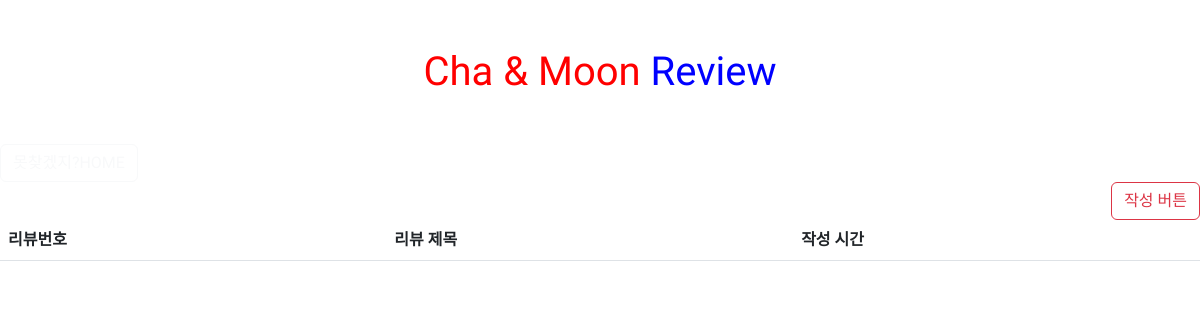
The app's page /, older data.
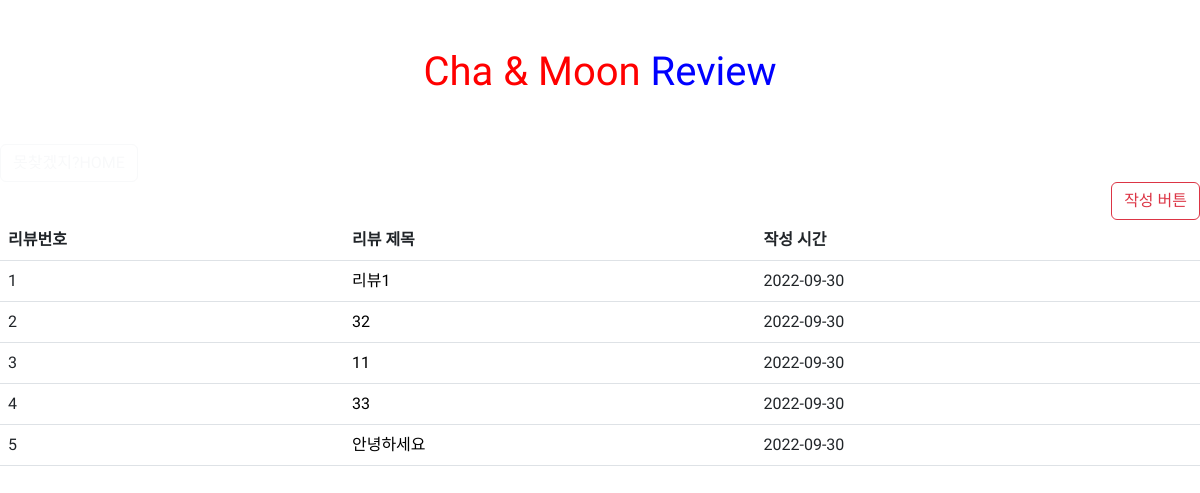
The same page, newer data.
### movie/models.py (models this page shows)
class Review(models.Model):
    title = models.CharField(max_length=80)
    content = models.TextField()
    created_at = models.DateField(auto_now_add=True)
    updated_at = models.DateField(auto_now_add=True)

### movie/views.py (the view)
# urls.py: path('', views.index, name='index'),
def index(request):
    review_ = Review.objects.all()
    context = {
        "review": review_,
    }
    return render(
        request, "movie/index.html", context
    )

### movie/templates/movie/index.html
{% extends 'base.html' %} {% block content %}
<body>
  <div style="text-align: right">
    <a href="{% url 'movie:new'%}" class="btn btn-outline-danger"> 작성 버튼</a>
  </div>
  <table class="table">
    <tr>
      <th>리뷰번호</th>
      <th>리뷰 제목</th>
      <th>작성 시간</th>
    </tr>
    {% for r in review %}
    <tr>
      <td>{{ r.pk }}</td>
      <td>
        <a
          href="{% url 'movie:detail' r.pk %}"
          style="text-decoration: none; color: black"
        >
          {% if r.title == "" %}
          제목 없음 {% else %} {{ r.title }} {% endif %}
        </a>
      </td>
      <td>{{ r.created_at.isoformat }}</td>
    </tr>
    {% endfor %}
  </table>
</body>
{% endblock%}

Row changes from the older to the newer data that the page shows:
added Review: pk "1", title "리뷰1", created_at "2022-09-30"
added Review: pk "2", title "32", created_at "2022-09-30"
added Review: pk "3", title "11", created_at "2022-09-30"
added Review: pk "4", title "33", created_at "2022-09-30"
added Review: pk "5", title "안녕하세요", created_at "2022-09-30"
